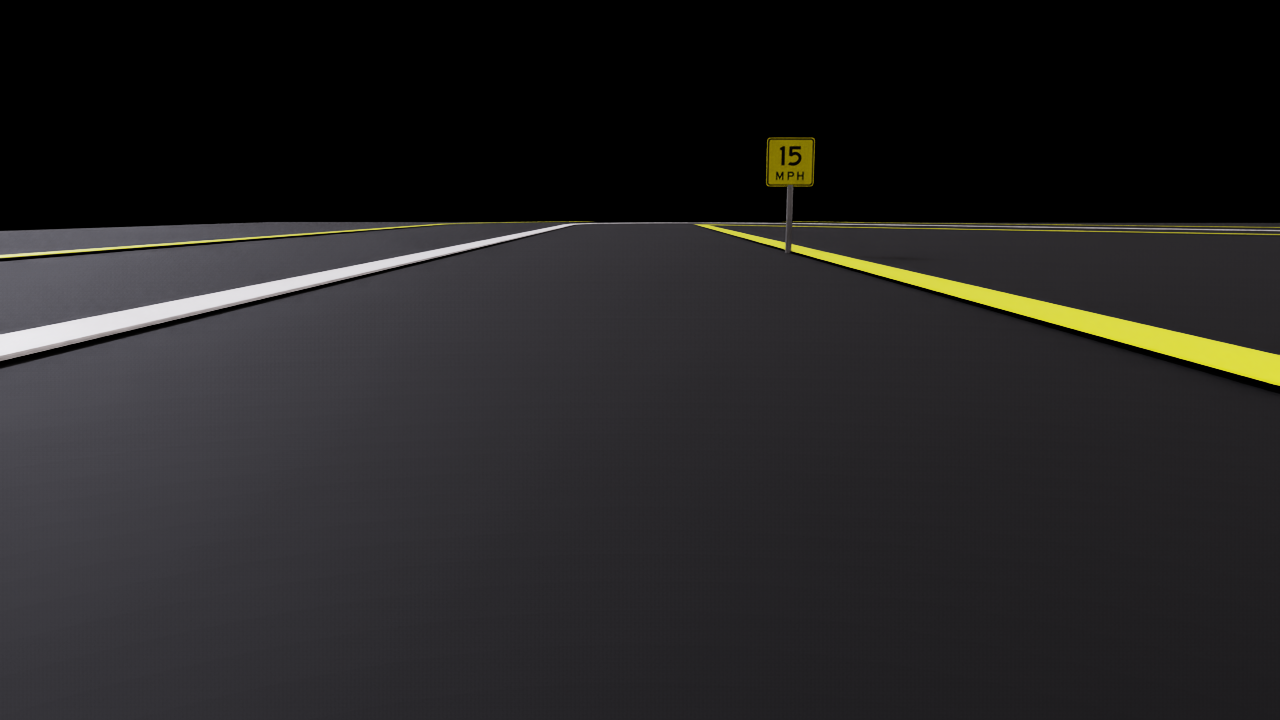
#> input picture src/roverlad_control/test/resources/TestImageStraight.png, 1280 x 720 px
$ python -i roverlad_lanedetect.py   (imports and definitions only)
#> lines starting #> are read from the running program, lines starting #| are printed output that depends on the picture; after the words box and inside, x2 and y2 are one past the last pixel; in counts of white or black regions, pixels touching at a corner belong together
import cv2
import numpy as np
import math


class LaneHandler:
    def __init__(self):
        self.pureWhiteRGB = (255, 255, 255)
        self.lowerWhite = np.array([0, 0, 140])
        self.upperWhite = np.array([180, 40, 255])

        self.pureYellowRGB = (0, 255, 255)
        self.lowerYellow = np.array([15, 20, 70])
        self.upperYellow = np.array([40, 255, 255])

    def run(self, img, debugCV=False):
        img = cv2.resize(img, (960, 540))
        hsv = cv2.cvtColor(img, cv2.COLOR_BGR2HSV)

        imgCopy = img.copy()

        h, w = imgCopy.shape[:2]
        # Get Masks

        hsvWhiteMask = cv2.inRange(hsv, self.lowerWhite, self.upperWhite)

        b, g, r = cv2.split(img)

        bgrWhiteMask = (
            (r > 170) & (g > 170) & (b > 170) &
            (np.abs(r.astype(np.int16) - g.astype(np.int16)) < 30) &
            (np.abs(r.astype(np.int16) - b.astype(np.int16)) < 30) &
            (np.abs(g.astype(np.int16) - b.astype(np.int16)) < 30)
        ).astype(np.uint8) * 255

        whiteMask = cv2.bitwise_and(hsvWhiteMask, bgrWhiteMask)

        # whiteMask = cv2.inRange(hsv, self.lowerWhite, self.upperWhite)
        yellowMask = cv2.inRange(hsv, self.lowerYellow, self.upperYellow)

        roiMask = np.zeros_like(whiteMask)
        roiMask[int(h * 0.40):, :] = 255

        whiteMask = cv2.bitwise_and(whiteMask, roiMask)
        yellowMask = cv2.bitwise_and(yellowMask, roiMask)

        whiteMask = self.processLaneMask(whiteMask, closeKernal=(5, 5))
        yellowMask = self.processLaneMask(yellowMask)

        if self.detectIntersection(whiteMask):
            print("Maybe at an intersection?")
            return imgCopy, 0

        laneMask = cv2.bitwise_or(whiteMask, yellowMask)

        if (debugCV):
            cv2.imshow("whiteMask", whiteMask)
            cv2.imshow("yellowMask", yellowMask)
            cv2.imshow("laneMask", laneMask)
            cv2.waitKey(0)
            cv2.destroyAllWindows()

        # Left and Right point clusters
        leftCluster, rightCluster, vis = self.getLineClusters(laneMask, yellowMask, whiteMask)

        if (debugCV):
            cv2.imshow("Vis", vis)
            cv2.waitKey(0)
            cv2.destroyAllWindows()

        # Left and Right lines
        ptl = self.getLineSegmentFromCluster(leftCluster) if leftCluster else None
        ptr = self.getLineSegmentFromCluster(rightCluster) if rightCluster else None

        # ptl1 and ptr2 are upper points
        if ptl:
            ptl1, ptl2 = ptl
            cv2.line(imgCopy, ptl1, ptl2, (255, 0, 0), 3)
        if ptr:
            ptr1, ptr2 = ptr
            cv2.line(imgCopy, ptr1, ptr2, (0, 0, 255), 3)


        # Check if points are valid
        if ptl and ptr:
            midPt = ((ptl1[0] + ptr2[0]) // 2, (ptl1[1] + ptr2[1]) // 2 )
        elif ptl and not ptr:
            midPt = ((ptl1[0] + w) // 2,  (ptl1[1]+h)//3)
        elif ptr and not ptl:
            midPt = ((0 + ptr2[0]) // 2, (ptr1[1]+h)//3)
        else:
            midPt = (w // 2, h // 2)

        # Center/Current Line/Vehicle heading
        self.drawCentralLine(imgCopy)

        # Target Line/Vehicle heading
        self.drawCentralLineTo(imgCopy, midPt)
        cv2.circle(imgCopy, midPt, 6, (100, 255, 100), -1)  # light green dot

        angleDeg = self.getSteeringAngle(imgCopy, midPt)

        return imgCopy, angleDeg

    def getSteeringAngle(self, img, pt):
        # Compute Target Angle of Heading
        h, w = img.shape[:2]

        xBot = w // 2
        yBot = h

        v2 = (pt[0] - xBot, pt[1] - yBot)

        angle = math.atan2(v2[0], -v2[1])
        angleDeg = math.degrees(angle)

        return angleDeg

    # Draw line from bottom of image to center of image
    def drawCentralLine(self, img):
        h, w = img.shape[:2]
        xBot = w // 2
        yBot = h
        yTop = h // 2

        p1 = (xBot, yBot)
        p2 = (xBot, yTop)

        cv2.line(img, p1, p2, (0, 255, 0), 5)

    # Draw line from bottom of image to pt
    def drawCentralLineTo(self, img, pt):
        h, w = img.shape[:2]
        xBot = w // 2
        yBot = h

        p1 = (xBot, yBot)

        cv2.line(img, p1, pt, (150, 255, 150), 5)


    # Get white and yellow lines
    def getLineClusters(self, laneMask, leftMask, rightMask):
        leftPts = self.getLineCluster(leftMask, "left")
        rightPts = self.getLineCluster(rightMask, "right")

        vis = np.zeros((laneMask.shape[0], laneMask.shape[1], 3), dtype=np.uint8)

        if leftPts is not None:
            pts = np.array(leftPts)
            vis[pts[:, 1], pts[:, 0]] = self.pureWhiteRGB

        if rightPts is not None:
            pts = np.array(rightPts)
            vis[pts[:, 1], pts[:, 0]] = self.pureYellowRGB

        return leftPts, rightPts, vis

    # Get line from side of image
    def getLineCluster(self, laneMask, lane="left"):
        pt = self.findFirstPoint(laneMask, lane)
        # print(lane, pt)
        cluster = self.getConnectedComponent(laneMask, pt) if pt else []

        if cluster:
            return cluster

        return None

    def processLaneMask(self, laneMask, openKernal=(3,3), closeKernal=(8,8)):
        # Filter out shadows and buildings and other large objects
        badMask = self.contourFilter(laneMask)
        laneMask = cv2.bitwise_and(laneMask, cv2.bitwise_not(badMask))

        # Removes Small noise and specks and Fills gaps
        kernel = np.ones(openKernal, np.uint8)
        laneMask = cv2.morphologyEx(laneMask, cv2.MORPH_OPEN, kernel)
        kernel = np.ones(closeKernal, np.uint8)
        laneMask = cv2.morphologyEx(laneMask, cv2.MORPH_CLOSE, kernel)

        # Remove thin vertical lines
        kernel = cv2.getStructuringElement(cv2.MORPH_RECT, (9, 3))  # horizontal bias
        laneMask = cv2.erode(laneMask, kernel)
        laneMask = cv2.dilate(laneMask, kernel)
        return laneMask

    # Detects and returns large areas of noise (like shadows, buildings)
    def contourFilter(self, inMask):
        contours, _ = cv2.findContours(inMask, cv2.RETR_EXTERNAL, cv2.CHAIN_APPROX_SIMPLE)
        badMask = np.zeros_like(inMask)
        for cnt in contours:
            area = cv2.contourArea(cnt)
            if area < 200:
                continue

            x, y, w, h = cv2.boundingRect(cnt)
            elongation = max(w, h) / (min(w, h) + 1e-6)

            vx, vy, x0, y0 = cv2.fitLine(cnt, cv2.DIST_L2, 0, 0.01, 0.01)
            slope = abs(vy / (vx + 1e-6))

            if (elongation > 3 and slope > 0.3) or slope > 1.0:
                cv2.drawContours(badMask, [cnt], -1, 255, -1)

        return badMask

    # Scan a side of an image from bottom-to-top for a point.
    def findFirstPoint(self, edges, side="left"):
        h, w = edges.shape

        if side == "left":
            xs = np.arange(w)
        else:
            xs = np.arange(w - 1, -1, -1)

        for x in xs:
            ys = np.where(edges[:, x] > 0)[0]
            if ys.size > 0:
                return (x, ys[-1])  # bottom-most

        return None

    # From a point, get the edges/blobs that it's connected to.
    def getConnectedComponent(self, edges, startPt):
        mask = (edges > 0).astype(np.uint8)
        numLabels, labels = cv2.connectedComponents(mask, connectivity=8)

        x, y = startPt
        label = labels[y, x]

        if label == 0:
            return []

        ys, xs = np.where(labels == label)
        return list(zip(xs, ys))

    # Draw a line that fits a point/pixel cluster
    # [18 lines left out: function drawLineFromCluster, not called in this run]

    # From a blob, draw a line to fit it.
    def getLineSegmentFromCluster(self, cluster, maxLineLength=300):
        if len(cluster) < 2:
            return None

        pts = np.array(cluster, dtype=np.float32)
        vx, vy, x0, y0 = cv2.fitLine(pts, cv2.DIST_L2, 0, 0.01, 0.01).flatten()

        v = np.array([vx, vy])

        projections = [
            np.dot(np.array([x - x0, y - y0]), v)
            for x, y in pts
        ]

        projections = np.array(projections)

        tMin = projections.min()
        tMax = projections.max()

        # Original endpoints
        pt1 = np.array([x0 + tMax * vx, y0 + tMax * vy])
        pt2 = np.array([x0 + tMin * vx, y0 + tMin * vy])

        # Limit line length
        lineVector = pt1 - pt2
        lineLength = np.linalg.norm(lineVector)

        if lineLength > maxLineLength:
            direction = lineVector / lineLength
            pt1 = pt2 + direction * maxLineLength

        pt1 = tuple(pt1.astype(int))
        pt2 = tuple(pt2.astype(int))

        return pt1, pt2


    def detectIntersection(self, whiteMask):
        h, w = whiteMask.shape

        # bottomMask = whiteMask[h // 2:, :]
        bottomMask = whiteMask[int(h * 0.3):, :]

        contours, _ = cv2.findContours(bottomMask, cv2.RETR_EXTERNAL, cv2.CHAIN_APPROX_SIMPLE)

        largeBlobs = []
        totalWhiteArea = 0

        for cnt in contours:
            area = cv2.contourArea(cnt)

            if area < 100:
                continue

            x, y, blobW, blobH = cv2.boundingRect(cnt)

            # Require the blob to have some physical size
            if blobW < 10 or blobH < 5:
                continue

            largeBlobs.append(cnt)
            totalWhiteArea += area

        blobCount = len(largeBlobs)

        print("blobs:", blobCount, " white area ", totalWhiteArea)

        return (blobCount >= 3 and totalWhiteArea > 4000)

>>> import cv2
>>> picture = cv2.imread('../test/resources/TestImageStraight.png')
#> picture is the input picture: shape (720, 1280, 3); mean B, G, R 35.8, 35.5, 36.5
>>> result = LaneHandler().run(picture)
#> in run, `hsvWhiteMask = cv2.inRange(hsv, self.lowerWhite, self.upperWhite)`:
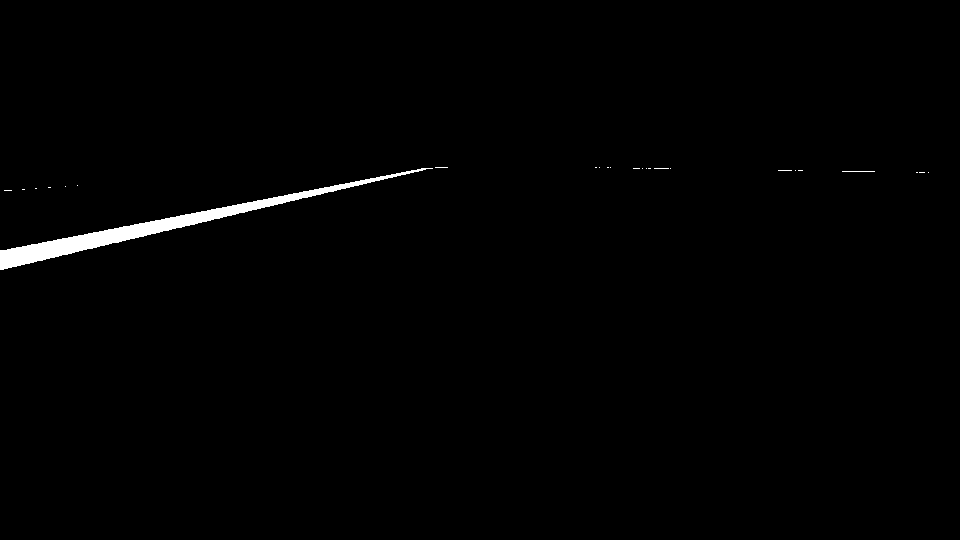
#> hsvWhiteMask: shape (540, 960); 0.91% white; 25 white regions (23 under 20 px), largest, box (x1, y1, x2, y2) and area: (0, 168, 433, 270) 4597, (842, 171, 875, 172) 33
#> in run, `yellowMask = cv2.bitwise_and(yellowMask, roiMask)`:
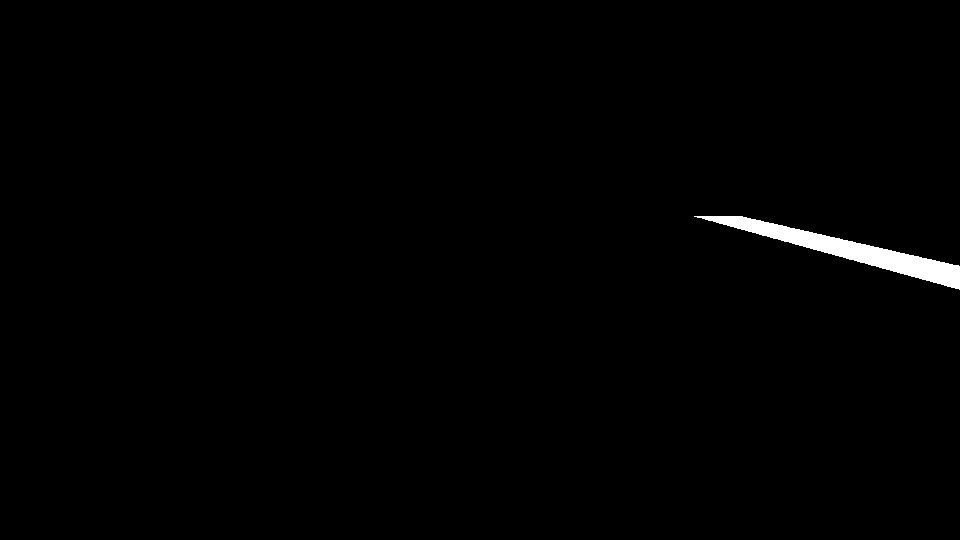
#> yellowMask: shape (540, 960); 0.85% white; 1 white region
#> in contourFilter, `contours, _ = cv2.findContours(inMask, cv2.RETR_EXTERNAL, cv2.CHAIN_AP..`: contours = 1 contour; box (x1, y1, x2, y2) and area: (0, 216, 222, 267) 2424
#> the loop in contourFilter, `for cnt in contours:` made 1 pass
#> (area, x, y, w, h, elongation, vx, vy) on pass 1: (2423.5, 0, 216, 222, 51, 4.35, [0.98], [-0.198])
#> in processLaneMask, `laneMask = cv2.erode(laneMask, kernel)`:
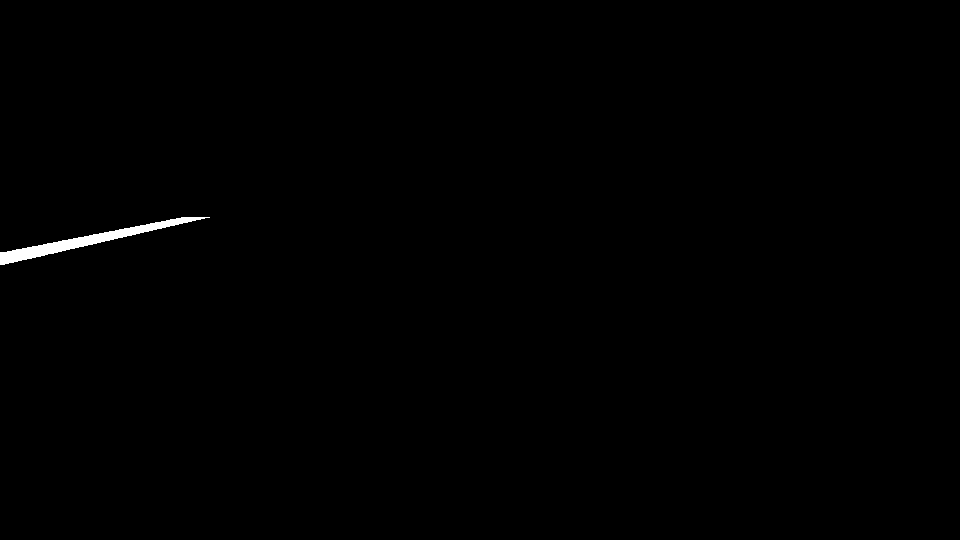
#> laneMask: shape (540, 960); 0.36% white; 1 white region, box (x1, y1, x2, y2) and area: (0, 217, 210, 265) 1877
#> in contourFilter (call 2), `contours, _ = cv2.findContours(inMask, cv2.RETR_EXTERNAL, cv2.CHAIN_AP..`: contours = 1 contour; box (x1, y1, x2, y2) and area: (694, 216, 960, 290) 4134
#> the loop in contourFilter (call 2), `for cnt in contours:` made 1 pass
#> (area, x, y, w, h, elongation, vx, vy) on pass 1: (4133.5, 694, 216, 266, 74, 3.59, [0.971], [0.239])
#> in detectIntersection, `bottomMask = whiteMask[int(h * 0.3):, :]`:
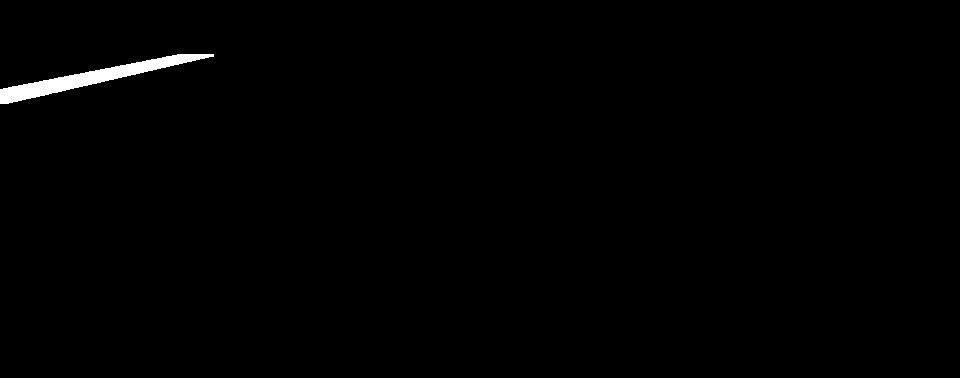
#> bottomMask: shape (378, 960); 0.73% white; 1 white region
#> in detectIntersection, `contours, _ = cv2.findContours(bottomMask, cv2.RETR_EXTERNAL, cv2.CHAI..`: contours = 1 contour; box (x1, y1, x2, y2) and area: (0, 54, 214, 104) 2415
#> the loop in detectIntersection, `for cnt in contours:` made 1 pass
#> (area, x, y, blobW, blobH, totalWhiteArea) on pass 1: (2415, 0, 54, 214, 50, 2415)
#> after the loop in detectIntersection, `for cnt in contours:`: largeBlobs has the same summary as contours; totalWhiteArea = 2415
#> in detectIntersection, `blobCount = len(largeBlobs)`: blobCount = 1
#| blobs: 1  white area  2415.0
#> in run, `laneMask = cv2.bitwise_or(whiteMask, yellowMask)`:
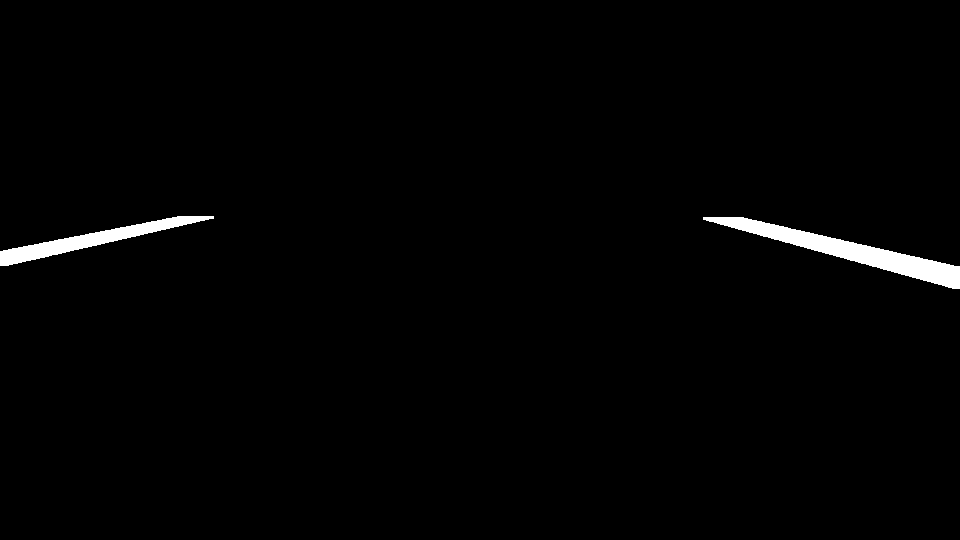
#> laneMask: shape (540, 960); 1.4% white; 2 white regions, box (x1, y1, x2, y2) and area: (703, 217, 960, 289) 4370, (0, 216, 214, 266) 2637
#> in getLineCluster, `pt = self.findFirstPoint(laneMask, lane)`: pt = (703, 219)
#> in getConnectedComponent, `numLabels, labels = cv2.connectedComponents(mask, connectivity=8)`: numLabels = 2
#> in getConnectedComponent, `x, y = startPt`: x = 703; y = 219
#> in getConnectedComponent, `label = labels[y, x]`: label = 1
#> in getConnectedComponent, `ys, xs = np.where(labels == label)`: ys = 4370 values from 217 to 288; xs = 4370 values, max 959 at index 3362, min 703 at index 0, mean 850.9
#> in getLineCluster, `cluster = self.getConnectedComponent(laneMask, pt) if pt else []`: cluster = 4370 pairs, first value 703 to 959, second value 217 to 288
#> in getLineClusters, `leftPts = self.getLineCluster(leftMask, "left")`: leftPts has the same summary as cluster in getLineCluster
#> in getLineClusters, `rightPts = self.getLineCluster(rightMask, "right")`: rightPts = 2637 pairs, first value 0 to 213, second value 216 to 265
#> in getLineClusters, `pts = np.array(leftPts)`: pts has the same summary as cluster in getLineCluster
#> in getLineClusters, `pts = np.array(rightPts)`: pts has the same summary as rightPts
#> in run, `leftCluster, rightCluster, vis = self.getLineClusters(laneMask, yellow..`: leftCluster has the same summary as cluster in getLineCluster; rightCluster has the same summary as rightPts in getLineClusters
#> in getLineSegmentFromCluster, `pts = np.array(cluster, dtype=np.float32)`: pts has the same summary as cluster in getLineCluster
#> in getLineSegmentFromCluster, `vx, vy, x0, y0 = cv2.fitLine(pts, cv2.DIST_L2, 0, 0.01, 0.01).flatten()`: vx = 0.97; vy = 0.242; x0 = 850.9; y0 = 251
#> in getLineSegmentFromCluster, `v = np.array([vx, vy])`: v = [0.97, 0.242]
#> in getLineSegmentFromCluster, `projections = [ np.dot(np.array([x - x0, y - y0]), v) for x, y in pts ]`: projections = 4370 values, max 113.8 at index 4369, min -151.8 at index 0, mean -1.35e-05
#> in getLineSegmentFromCluster, `projections = np.array(projections)`: projections = 4370 values, max 113.8 at index 4369, min -151.8 at index 0, mean -1.43e-05
#> in getLineSegmentFromCluster, `tMin = projections.min()`: tMin = -151.8
#> in getLineSegmentFromCluster, `tMax = projections.max()`: tMax = 113.8
#> in getLineSegmentFromCluster, `pt1 = np.array([x0 + tMax * vx, y0 + tMax * vy])`: pt1 = [961.4, 278.5]
#> in getLineSegmentFromCluster, `pt2 = np.array([x0 + tMin * vx, y0 + tMin * vy])`: pt2 = [703.7, 214.2]
#> in getLineSegmentFromCluster, `lineVector = pt1 - pt2`: lineVector = [257.7, 64.34]
#> in getLineSegmentFromCluster, `lineLength = np.linalg.norm(lineVector)`: lineLength = 265.6
#> in getLineSegmentFromCluster, `pt1 = tuple(pt1.astype(int))`: pt1 = (961, 278)
#> in getLineSegmentFromCluster, `pt2 = tuple(pt2.astype(int))`: pt2 = (703, 214)
#> in run, `ptl = self.getLineSegmentFromCluster(leftCluster) if leftCluster else ..`: ptl = ((961, 278), (703, 214))
#> in run, `ptr = self.getLineSegmentFromCluster(rightCluster) if rightCluster els..`: ptr = ((212, 214), (-1, 258))
#> in run, `ptl1, ptl2 = ptl`: ptl1 = (961, 278); ptl2 = (703, 214)
#> in run, `ptr1, ptr2 = ptr`: ptr1 = (212, 214); ptr2 = (-1, 258)
#> in run, `cv2.line(imgCopy, ptr1, ptr2, (0, 0, 255), 3)`:
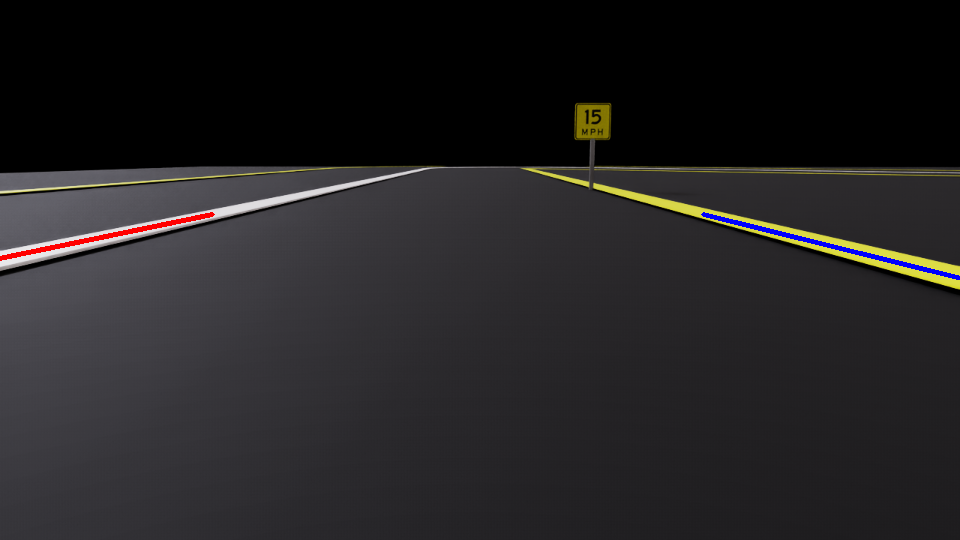
#> imgCopy: shape (540, 960, 3); mean of channels 0, 1, 2 35.7, 34.4, 36; drawn as B, G, R
#> in run, `midPt = ((ptl1[0] + ptr2[0]) // 2, (ptl1[1] + ptr2[1]) // 2 )`: midPt = (480, 268)
#> in drawCentralLineTo, `cv2.line(img, p1, pt, (150, 255, 150), 5)`:
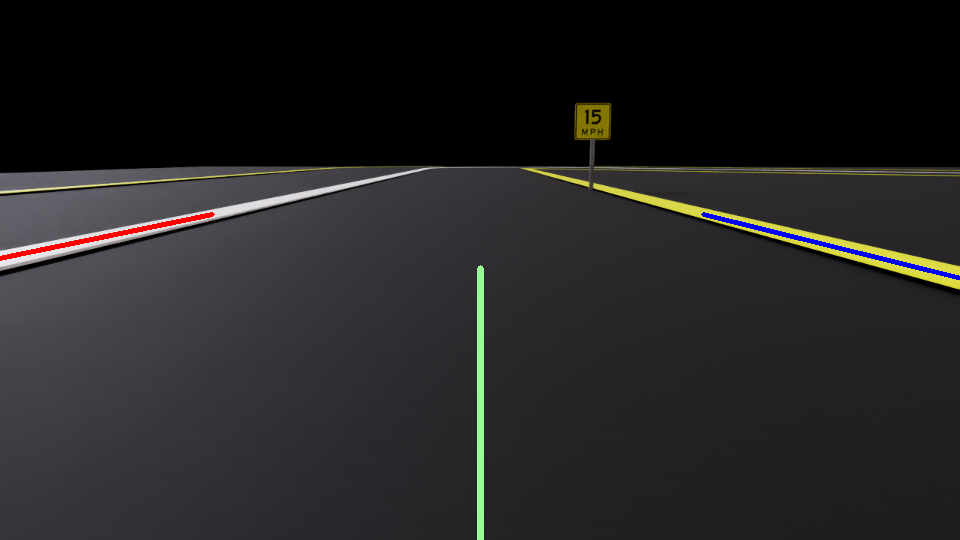
#> img: shape (540, 960, 3); mean of channels 0, 1, 2 36.1, 35.2, 36.4; drawn as B, G, R
#> in getSteeringAngle, `v2 = (pt[0] - xBot, pt[1] - yBot)`: v2 = (0, -272)
#> in getSteeringAngle, `angle = math.atan2(v2[0], -v2[1])`: angle = 0
